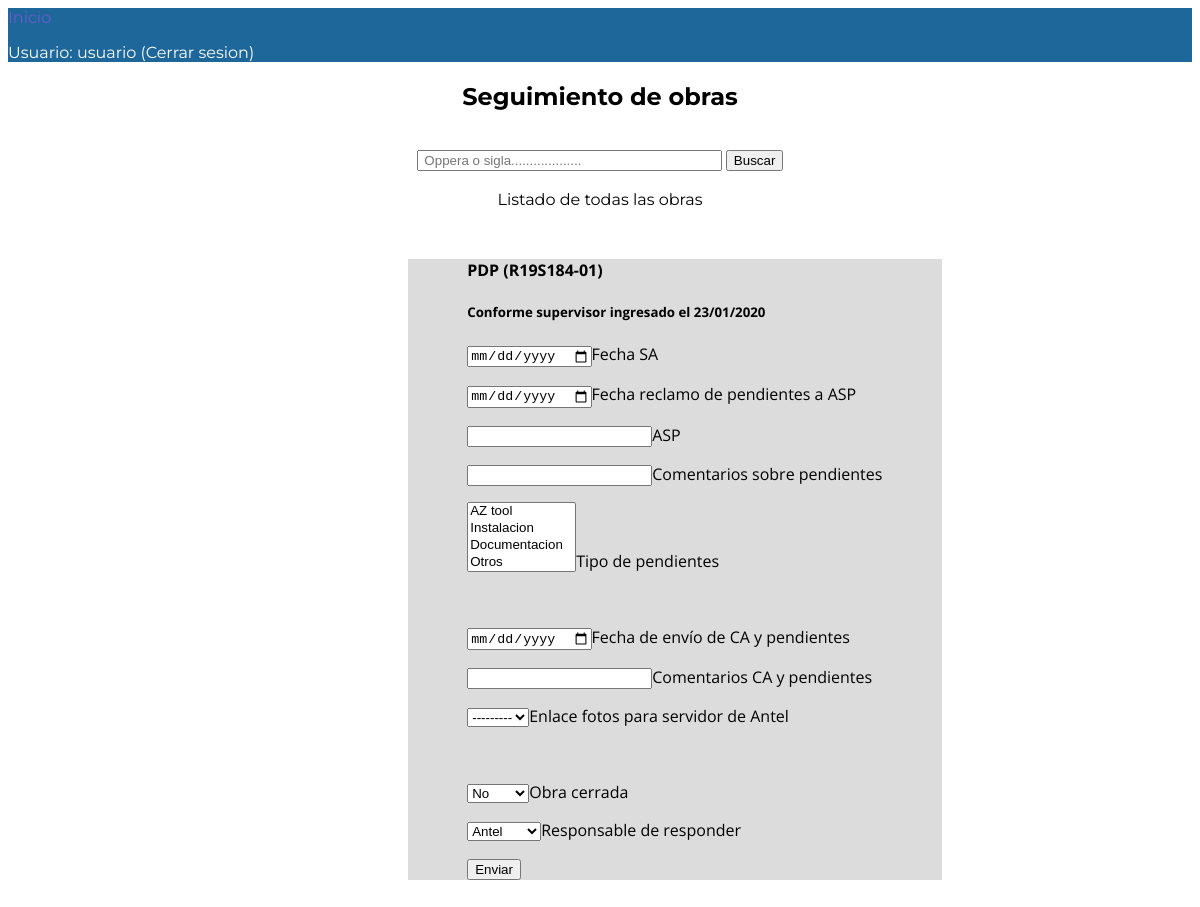
Screenshot of /manager/updatework/4/ (signed in) with the database file from the repository.
### manager/models.py (models this page shows)
class WorkSheet(models.Model):
    site = models.CharField(verbose_name = 'Sigla', max_length = 12)
    oppera = models.CharField(verbose_name = 'No. Oppera', max_length =  10)
    cs_date = models.DateField(verbose_name = 'Fecha CS',null = True)
    cs_comments = models.CharField(verbose_name = 'Comentarios sobre CS', null = True , blank = True, max_length = 200)
    pendings_date = models.DateField(verbose_name = 'Fecha SA',null = True, blank = True)
    claim_date = models.DateField(verbose_name = 'Fecha reclamo pendientes',null = True, blank = True)
    asp = models.CharField(verbose_name = 'ASP responsable', max_length = 15, null = True , blank = True)
    claim_pending_comments = models.CharField(verbose_name = 'Cometarios sobre el reclamo a ASP', null = True , blank = True, max_length = 200)
    ca_date = models.DateField(verbose_name = 'Fecha CA',null = True, blank = True)
    ca_comments = models.CharField(verbose_name = 'Comentarios sobre CA', null = True , blank = True, max_length = 200)
    SERVER_PICS = (
        ('s','Si'),
        ('n','No')
    )
    ca_pics_link = models.CharField(max_length = 1, choices = SERVER_PICS, blank = True, null = True, verbose_name = 'Fotos para servidor de Antel')
    pend_type = models.ManyToManyField(PendType, verbose_name = 'Tipo de pendiente', blank = True)
    CLOSED = (
        ('s','Si'),
        ('n','No')
    )
    closed = models.CharField(max_length = 1, choices = CLOSED, blank = True, default = 'n', verbose_name = 'Obra cerrada')
    SIDE = (
        ('a','Antel'),
        ('e','Ericsson')
    )
    pend_side = models.CharField(max_length = 1, choices = SIDE, blank = True, default = 'a', verbose_name = 'Responsable de contestar')
    class Meta:
        ordering = ['-cs_date']

class PendType(models.Model):
    pend_type = models.CharField(verbose_name = 'Tipo de pendiente', max_length = 50)
    def __str__(self):
        return self.pend_type

### manager/views.py (the view)
# urls.py: path('updatework/<int:pk>/',views.UpdateWork.as_view() , name= 'update-work'),
class UpdateWork(PermissionRequiredMixin,generic.UpdateView):
    model = WorkSheet
    permission_required = 'manager.can_mark_returned'
    form_class = UpdateWorkForm
    template_name = 'manager/worksheet_form.html'
    success_url = "/manager/workdetail/{id}"

### manager/forms.py
class UpdateWorkForm(forms.ModelForm):
    class Meta:
        model = WorkSheet
        fields = [
            'pendings_date',
            'pend_type',
            'claim_date',
            'asp',
            'claim_pending_comments',
            'ca_date',
            'ca_comments',
            'ca_pics_link',
            'closed',
            'pend_side',
        ]
        widgets = {'pendings_date':DateInput,'claim_date':DateInput,'ca_date':DateInput,}

### templates/manager/worksheet_form.html (shortened to what this page needs)
{% extends "base_generic.html" %}
{% block content %}
<div id="wrapper2">
    <h4>{{worksheet.site}} ({{worksheet.oppera}}) </h4>
    <h5>Conforme supervisor ingresado el {{ worksheet.cs_date|date:"d/m/Y" }}</h5>
        <form  role="form"  enctype="multipart/form-data" action="" method="POST" id="upload-image-form">
                <p>{{ form.pendings_date }}Fecha SA</p>
                <p>{{ form.claim_date }}Fecha reclamo de pendientes a ASP</p>
                <p>{{ form.asp }}ASP </p>
                <p>{{ form.claim_pending_comments }}Comentarios sobre pendientes </p>
                <p>{{ form.pend_type }}Tipo de pendientes </p>
                <br>
                <p>{{ form.ca_date }}Fecha de envío de CA y pendientes </p>
                <p>{{ form.ca_comments }}Comentarios CA y pendientes </p>
                <p>{{ form.ca_pics_link }}Enlace fotos para servidor de Antel</p>
                <br>
                <p>{{ form.closed }}Obra cerrada</p>
                <p>{{ form.pend_side }}Responsable de responder</p>
                <button type="submit" formmethod="post">Enviar</button>
        </form>
</div>
{% endblock content %}

### templates/base_generic.html (shortened to what this page needs)
<!DOCTYPE html>
<html lang="en">
<head>
  {% load static %}
  <link rel="stylesheet" href="{% static 'css/styles.css' %}">
</head>
<body>
  <header>
    <nav>
      <a href="{% url 'index' %}" class="selected">Inicio</a><br>
      {% if user.is_authenticated %}
       <p> Usuario: {{ user.get_username }}
        <a href="{% url 'logout' %}">(Cerrar sesion)</a>
       </p>
      {% else %}
        <a href="{% url 'login'%}?next={{request.path}}">Inciar sesion</a>
      {% endif %}
    </nav>
  </header>
  <div id="logo">
    <h2>Seguimiento de obras</h2><br>
</div>
<div id="search-bar">
    <form action="{% url 'search-work' %}" method="get">
        <input name="q" type="text" size= "35" placeholder=" Oppera o sigla...................">
        <button>Buscar</button><br><br>
    </form>
</div>
<div id="logo">
  <a href="{% url 'export_users_xls' %}">Listado de todas las obras</a>
</div>
  <div class="container-fluid">
    <div class="row">
      <div class="col-sm-10 ">
      {% block content %}{% endblock %}
      </div>
    </div>
  </div>
</body>
</html>

### manager/static/css/styles.css (style rules this page uses)
body { font-family: 'Montserrat'; color: black; }
a { text-decoration: none; color: black; }
a.selected, a:hover { color: slateblue; }
#wrapper2 { max-width: 1500px; margin: 50px 250px 250px 400px; padding: 0 5% ; text-align: left; font-family: 'Open Sans'; background-color: gainsboro; }
nav a, nav a:visited { color: #ffffff; }
nav p { color: white; }
header { background-color: #1E679A; border-color: black; }
#logo { text-align: center; margin: 0; }
#search-bar { text-align: center; margin: 0; }

### rows the page displays
WorkSheet: site "PDP", oppera "R19S184-01", cs_date "23/01/2020", ca_pics_link "---------", closed "No", pend_side "Antel"
PendType: pend_type "AZ tool / Instalacion / Documentacion / Otros"

### other values shown
{{ user.get_username }} "usuario"
